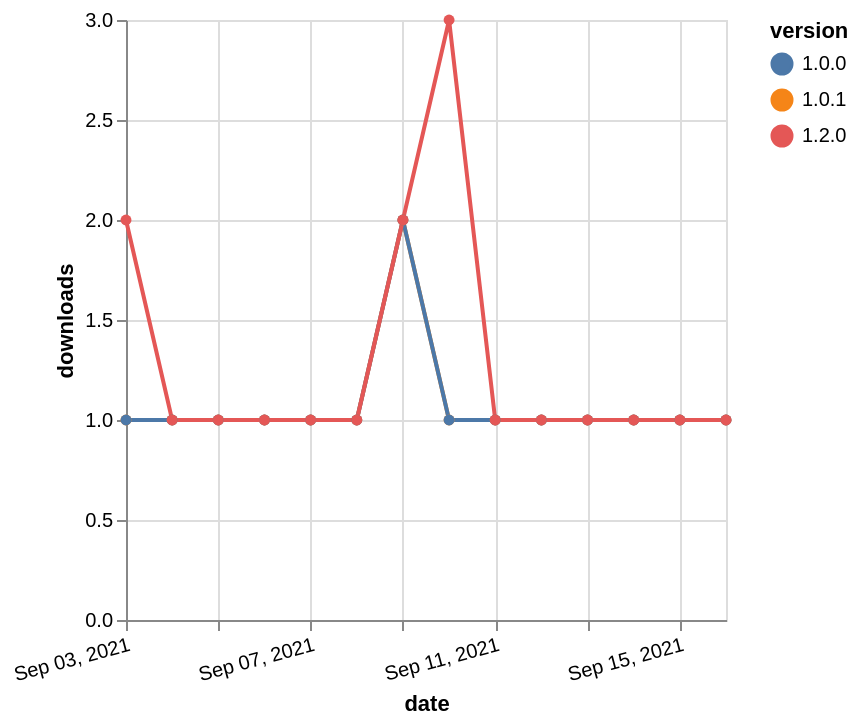

Source (Vega-Lite JSON):
### Vega-Lite specification from a JSON file in a GitHub repository (floating-point values rounded to 4 significant figures)
{"$schema": "https://vega.github.io/schema/vega-lite/v5.json", "description": "A simple bar chart with embedded data.", "data": {"values": [{"date": "2021-09-03", "total": 130, "delta": 1, "version": "1.0.1"}, {"date": "2021-09-04", "total": 131, "delta": 1, "version": "1.0.1"}, {"date": "2021-09-05", "total": 132, "delta": 1, "version": "1.0.1"}, {"date": "2021-09-06", "total": 133, "delta": 1, "version": "1.0.1"}, {"date": "2021-09-07", "total": 134, "delta": 1, "version": "1.0.1"}, {"date": "2021-09-08", "total": 135, "delta": 1, "version": "1.0.1"}, {"date": "2021-09-09", "total": 137, "delta": 2, "version": "1.0.1"}, {"date": "2021-09-10", "total": 138, "delta": 1, "version": "1.0.1"}, {"date": "2021-09-11", "total": 139, "delta": 1, "version": "1.0.1"}, {"date": "2021-09-12", "total": 140, "delta": 1, "version": "1.0.1"}, {"date": "2021-09-13", "total": 141, "delta": 1, "version": "1.0.1"}, {"date": "2021-09-14", "total": 142, "delta": 1, "version": "1.0.1"}, {"date": "2021-09-15", "total": 143, "delta": 1, "version": "1.0.1"}, {"date": "2021-09-16", "total": 144, "delta": 1, "version": "1.0.1"}, {"date": "2021-09-03", "total": 143, "delta": 1, "version": "1.0.0"}, {"date": "2021-09-04", "total": 144, "delta": 1, "version": "1.0.0"}, {"date": "2021-09-05", "total": 145, "delta": 1, "version": "1.0.0"}, {"date": "2021-09-06", "total": 146, "delta": 1, "version": "1.0.0"}, {"date": "2021-09-07", "total": 147, "delta": 1, "version": "1.0.0"}, {"date": "2021-09-08", "total": 148, "delta": 1, "version": "1.0.0"}, {"date": "2021-09-09", "total": 150, "delta": 2, "version": "1.0.0"}, {"date": "2021-09-10", "total": 151, "delta": 1, "version": "1.0.0"}, {"date": "2021-09-11", "total": 152, "delta": 1, "version": "1.0.0"}, {"date": "2021-09-12", "total": 153, "delta": 1, "version": "1.0.0"}, {"date": "2021-09-13", "total": 154, "delta": 1, "version": "1.0.0"}, {"date": "2021-09-14", "total": 155, "delta": 1, "version": "1.0.0"}, {"date": "2021-09-15", "total": 156, "delta": 1, "version": "1.0.0"}, {"date": "2021-09-16", "total": 157, "delta": 1, "version": "1.0.0"}, {"date": "2021-09-03", "total": 126, "delta": 2, "version": "1.2.0"}, {"date": "2021-09-04", "total": 127, "delta": 1, "version": "1.2.0"}, {"date": "2021-09-05", "total": 128, "delta": 1, "version": "1.2.0"}, {"date": "2021-09-06", "total": 129, "delta": 1, "version": "1.2.0"}, {"date": "2021-09-07", "total": 130, "delta": 1, "version": "1.2.0"}, {"date": "2021-09-08", "total": 131, "delta": 1, "version": "1.2.0"}, {"date": "2021-09-09", "total": 133, "delta": 2, "version": "1.2.0"}, {"date": "2021-09-10", "total": 136, "delta": 3, "version": "1.2.0"}, {"date": "2021-09-11", "total": 137, "delta": 1, "version": "1.2.0"}, {"date": "2021-09-12", "total": 138, "delta": 1, "version": "1.2.0"}, {"date": "2021-09-13", "total": 139, "delta": 1, "version": "1.2.0"}, {"date": "2021-09-14", "total": 140, "delta": 1, "version": "1.2.0"}, {"date": "2021-09-15", "total": 141, "delta": 1, "version": "1.2.0"}, {"date": "2021-09-16", "total": 142, "delta": 1, "version": "1.2.0"}]}, "width": "container", "mark": {"type": "line", "point": {"filled": true}}, "encoding": {"x": {"field": "date", "type": "temporal", "timeUnit": "yearmonthdate", "title": "date", "axis": {"labelAngle": -15}}, "y": {"field": "delta", "type": "quantitative", "title": "downloads"}, "color": {"field": "version", "type": "nominal"}, "tooltip": {"field": "delta"}}}
